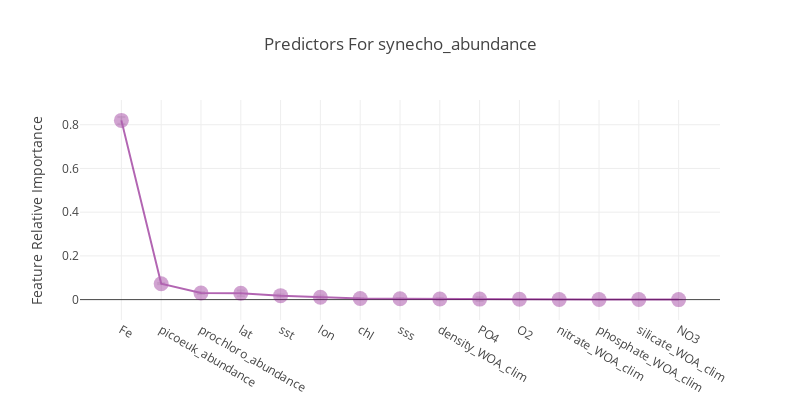

Notebook code cell kept with this figure:
### Code cell
from pycmap.supervised import RandomForest

model = RandomForest(df, 'synecho_abundance', max_features='auto', test_size=0.2)
model.learn()
model.plot_feature_importance()
model.report()

### Figure 1 — Plotly figure (JSON) as saved in the notebook; plotly's stock layout.template omitted (floating-point values rounded to 4 significant figures)
{"data": [{"error_y": {"array": [0.01511, 0.00259, 0.004286, 0.01328, 0.005135, 0.007519, 0.002553, 0.002271, 0.005888, 0.008327, 0.001358, 0.0009387, 0.001417, 0.00134, 0], "color": "rgba(7, 7, 7, .2)", "type": "data", "visible": true}, "marker": {"color": "purple", "opacity": 0.6, "size": 15}, "mode": "lines+markers", "name": "", "opacity": 0.6, "type": "scatter", "uid": "4d3d0f16-f0d1-4a79-84a8-df3ae9ce20d2", "x": ["Fe", "picoeuk_abundance", "prochloro_abundance", "lat", "sst", "lon", "chl", "sss", "density_WOA_clim", "PO4", "O2", "nitrate_WOA_clim", "phosphate_WOA_clim", "silicate_WOA_clim", "NO3"], "y": [0.82, 0.07295, 0.03006, 0.02899, 0.01814, 0.01101, 0.005293, 0.004315, 0.003071, 0.002394, 0.001713, 0.0007746, 0.0007563, 0.000557, 0]}], "layout": {"autosize": false, "height": 400, "title": {"text": "Predictors For synecho_abundance"}, "width": 800, "xaxis": {"title": {"text": ""}}, "yaxis": {"title": {"text": "Feature Relative Importance"}}}}
